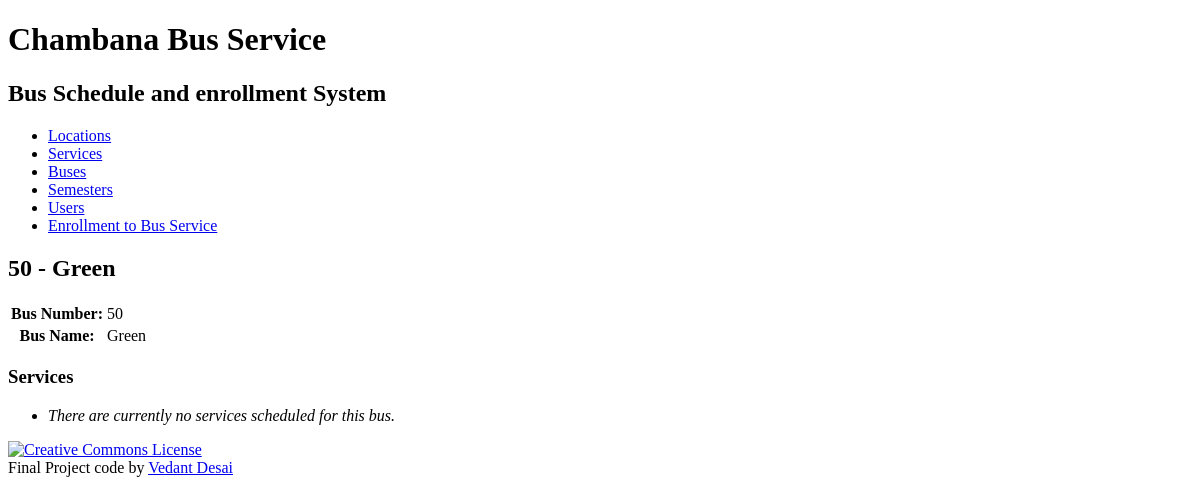
/bus/6/, run on an earlier commit of the app's database.
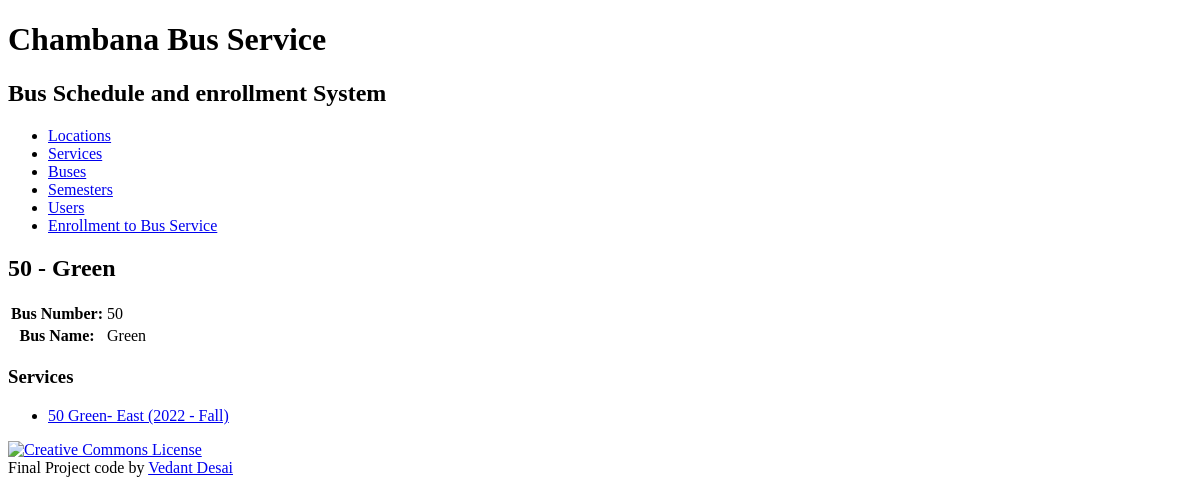
And on a later commit of the database.
### bookinginfo/models.py (models this page shows, shortened)
class Service(models.Model):
    service_id = models.AutoField(primary_key=True)
    trip_direction = models.CharField(max_length=45)
    start_location = models.ForeignKey(LocationDetail, related_name='startlocation', on_delete=models.PROTECT)
    end_location = models.ForeignKey(LocationDetail, related_name='endlocation', on_delete=models.PROTECT)
    bus = models.ForeignKey(BusName, related_name='schedules', on_delete=models.PROTECT)
    semester = models.ForeignKey(Semester, related_name='schedules', on_delete=models.PROTECT)
    def __str__(self):
        return '%s %s- %s (%s)' % (self.bus.bus_number, self.bus.bus_name, self.trip_direction, self.semester.__str__())
    def get_absolute_url(self):
        return reverse('bookinginfo_service_detail_urlpattern',
                       kwargs={'pk': self.pk}
                       )
    class Meta:
        ordering = ['bus', 'trip_direction', 'semester']
        constraints = [
            UniqueConstraint(fields=['semester', 'bus', 'trip_direction'], name='unique_service')
        ]

class BusName(models.Model):
    bus_id = models.AutoField(primary_key=True)
    bus_name = models.CharField(max_length=155)
    bus_number = models.IntegerField(unique=True)
    def __str__(self):
        return '%s - %s' % ( self.bus_number, self.bus_name)
    class Meta:
        ordering = ['bus_number', 'bus_name']
        constraints = [
            UniqueConstraint(fields=['bus_number', 'bus_name'], name='unique_busName')
        ]

class Semester(models.Model):
    semester_id = models.AutoField(primary_key=True)
    year = models.ForeignKey(Year, related_name='semesters', on_delete=models.PROTECT)
    period = models.ForeignKey(Period, related_name='semesters', on_delete=models.PROTECT)
    def __str__(self):
        return '%s - %s' % (self.year.year, self.period.period_name)
    class Meta:
        ordering = ['year__year', 'period__period_sequence']
        constraints = [
            UniqueConstraint(fields=['year', 'period'], name='unique_semester')
        ]

class Year(models.Model):
    year_id = models.AutoField(primary_key=True)
    year = models.IntegerField(unique=True)
    class Meta:
        ordering = ['year']

class Period(models.Model):
    period_id = models.AutoField(primary_key=True)
    period_sequence = models.IntegerField(unique=True)
    period_name = models.CharField(max_length=45, unique=True, default='')
    class Meta:
        ordering = ['period_sequence']

### bookinginfo/views.py (the view)
class BusDetail(View):
    def get(self, request, pk):
        bus = get_object_or_404(
            BusName,
            pk=pk
        )
        bus_name = bus.bus_name
        bus_number = bus.bus_number
        service_list = bus.schedules.all()
        return render(
            request,
            'bookinginfo/busname_detail.html',
            {
                'bus': bus,
                'bus_name': bus_name,
                'bus_number': bus_number,
                'service_list': service_list
            }
        )

### bookinginfo/templates/bookinginfo/busname_detail.html (shortened to what this page needs)
{% extends 'bookinginfo/base.html' %}
{% block content %}
    <h2>{{ bus }}</h2>
     <section>
     <table>
            <tr>
                <th>Bus Number:</th>
                <td>{{ bus_number }}</td>
            </tr>
            <tr>
                <th>Bus Name:</th>
                <td>{{ bus_name }}</td>
            </tr>
        </table>
    </section>
    <section>
        <h3>Services</h3>
        <ul>
            {% for service in service_list %}
                <li>
                    <a href="{{ service.get_absolute_url }}">{{ service }}</a>
                </li>
            {% empty %}
                <li><em>There are currently no services scheduled for this bus.</em></li>
            {% endfor %}
        </ul>
    </section>
{% endblock %}

What changed in the data, as far as the page shows it:
added Service: bus+trip_direction+semester "50 Green- East (2022 - Fall)"
Also different on the page:
text no longer shown: "There are currently no services scheduled for this bus."
